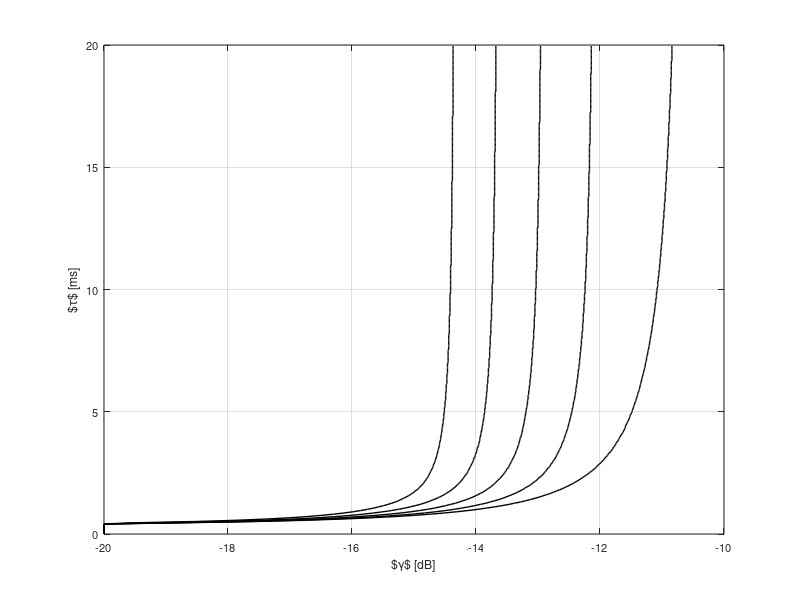

Write MATLAB code to recreate this figure. (Note: this script raises an error after producing the figure.)
%                                
%        Description: This m-file we analyze two issues:
%                     1) We consider that positive values of control power, 
%                     hence depict the variations of the outage
%                     probability w.r.t to the estimation time and SNR
%                     2) We consider that application of maximum transmit power, 
%                     hence depict the variations of the outage
%                     probability w.r.t to the estimation time and SNR   
%        Clearly the regulated power is distributed according non central
%        chi-2 distribution. However to simplify the analysis we
%        approximate the non central distribution against the Gamma
%        distribution.
%        
%        The simulation is performed to show the following:
%        1) Analyse the optimum Controlled Power vs Outage Probability
%
%        Created on: 04.08.15
%        Revision History: 04.08.15 --> File generated   
%  
%%%%%%%%%%%%%%%%%%%%%%%%%%%%%%%%%%%%%%%%%%%%%%%%%%%%%%%%%%%%%%%%%%%%%%%%%%%

clear all;
close all;

%% Analysis 1 -- Variation of P_out vs SNR for different P_reg and certain N_th
if 0

    %%%%%%%%%%%%%%%%%%%%%%%%%%%%%%%%%%%%%%%%%%%%%%%%%%%%%%%%%%%%%%%%%%%%%%%%%%%
    %   Parameters
    %%%%%%%%%%%%%%%%%%%%%%%%%%%%%%%%%%%%%%%%%%%%%%%%%%%%%%%%%%%%%%%%%%%%%%%%%%%
    P_tran = -00;                                     % Power transmitted by PR, the SNR received at ST can be 
                                                      % varried using this parameter
    noise_power = -100;                               % noise power -100 dBm
    I_T = -110;                                       % Interference temperature -80 dBm
    f_s = 1e6;                                        % 1 MHz one band
    K = 0.1 * f_s;                                    % K = Total number of samples in a frame = T * f_s, T = 100 ms WRAN standard
    alpha_true_p = [180:-0.05:90];                     % True Path loss between ST and PR  to achieve P_p = IT  
    alpha_true_s = 080;                               % True Path loss between ST and SR  to achieve P_p = IT  

    snr = 10^(P_tran/10) * 10.^(-alpha_true_p/10)...  % snr received at the PR
        / 10^(noise_power/10);

    P_reg_max = [1];                           % Maximum Controlled Power at the ST

    N_th = [1000 5000 10000];                          % N = Total of samples used for estimation = tau * f_s 
    epsilon_I1 = zeros(length(N_th), length(snr), 1);     % Outage Probability constraint at PR
    epsilon_I2 = zeros(length(N_th), length(snr), length(P_reg_max));     % Outage Probability constraint at PR operating at max Tx power
    epsilon_I3 = zeros(length(N_th), length(snr), length(P_reg_max));     % Outage Probability constraint at PR operating at max Tx power
    

    %% Issue 1
     if 1
         for i=1:length(N_th)
             for j=1:length(snr)
                       %disp(strcat('N = ',num2str(N_th(k))));             
    
                       %% Determining the performance meterics --> Exp_R
                       %% Expected values           

                       %% Gamma Approximation to the non-central chi-squared distribution
                       mean = 10^(noise_power/10) * (1 + snr(j));       
                       var = (10^(noise_power/10))^2/N_th(i) * ( 2 + 4 * snr(j)); 

                       b = var/mean;
                       a = mean/b;

                       %% Determine the outage probability
                       epsilon_I1(i, j, 1) = 1 - gammainc((10^(noise_power/10)/b), a);

                 end 
         end
     end


    %% Issue 2
     if 1
         for i=1:length(N_th)
             disp(strcat('N = ',num2str(N_th(i))));             
             for j=1:length(snr)
                 for k=1:length(P_reg_max)       

                       %% Determining the performance meterics --> Exp_R
                       %% Expected values           

                       %% Gamma Approximation to the non-central chi-squared distribution
                       mean = 10^(noise_power/10) * (1 + snr(j));       
                       var = (10^(noise_power/10))^2/N_th(i) * ( 2 + 4 * snr(j)); 

                       b = var/mean;
                       a = mean/b;


                       %% Determine the outage probability Operating Maximum Transmit Power 
                       epsilon_I2(i, j, k) = 1 - gammainc((10^(I_T/10) * 10^(P_tran/10)...
                           /10^(P_reg_max(k)/10) + 10^(noise_power/10))/b, a);

                       if 0  %% No Success
                           %% Determine the outage probability with regulated Transmit Power and Maxmim Transmit Power Constraint

                           P_reg = min(10^(P_reg_max(k)/10), 10^(I_T/10) * 10^(P_tran/10) ./...
                                (b .* gammaincinv((1 - epsilon_I2(j,k)),a) - 10^(noise_power/10))); 

                            epsilon_I3(i, j, k) = 1 - gammainc((10^(I_T/10) * 10^(P_tran/10)...
                                /P_reg + 10^(noise_power/10))/b, a);
                       end
                 end 
             end
         end
     end
    SNR = 10*log10(snr);
    Fontsize = 9;
    figure(1);
    h1 = plot(SNR, reshape(epsilon_I1(1,:,1), 1, length(SNR)), 'k', 'LineWidth', 1);
    %hold on,
    %plot(SNR, reshape(epsilon_I1(2,:,1), 1, length(SNR)), 'k', 'LineWidth', 1);
    hold on, 
    h2 = plot(SNR, reshape(epsilon_I1(3,:,1), 1, length(SNR)), 'k--', 'LineWidth', 1);
    
    %hold on, 
    %plot(SNR, reshape(epsilon_I2(1,:,1), 1, length(SNR)), 'k--', 'LineWidth', 1);
    %hold on,
    %plot(SNR, reshape(epsilon_I2(2,:,1), 1, length(SNR)), 'k--', 'LineWidth', 1);
    %hold on, 
    %plot(SNR, reshape(epsilon_I2(3,:,1), 1, length(SNR)), 'k--', 'LineWidth', 1);   
    hold on, 
    plot(SNR, reshape(epsilon_I2(1,:,2), 1, length(SNR)), 'k-', 'LineWidth', 1);
    %hold on,
    %plot(SNR, reshape(epsilon_I2(2,:,2), 1, length(SNR)), 'k--', 'LineWidth', 1);
    hold on, 
    plot(SNR, reshape(epsilon_I2(3,:,2), 1, length(SNR)), 'k--', 'LineWidth', 1);    
    hold on, 
    plot(SNR, reshape(epsilon_I2(1,:,3), 1, length(SNR)), 'k-', 'LineWidth', 1);
    %hold on,
    %plot(SNR, reshape(epsilon_I2(2,:,3), 1, length(SNR)), 'k--', 'LineWidth', 1);
    hold on, 
    plot(SNR, reshape(epsilon_I2(3,:,3), 1, length(SNR)), 'k--', 'LineWidth', 1);    
    axis([-30 -6 0 1]);
    grid on;
    ylabel('$\opc$','FontSize',Fontsize);
    xlabel('$\gamma$ [dB]','FontSize',Fontsize);
    hl = legend([h1 h2], '$\tau = 1$ ms', '$\tau = 10$ ms');
    %set(hl, 'position',[0.725 0.12 0.15 0.31]);
    set(hl, 'position',[0.15 0.71 0.27 0.2]);
    set(gca,'FontSize',Fontsize);
    laprint(1, '../figures/fig_opc_vs_SNR_diff_N_diff_maxContPow_th', 'options', 'factory', 'width', 8, 'scalefonts',...
       'on', 'factor',0.5, 'keepfontprops', 'on'); 
    
end


%% Analysis 2 -- Variation of SNR vs N_th for different P_reg and certain P_out
if 1

    %%%%%%%%%%%%%%%%%%%%%%%%%%%%%%%%%%%%%%%%%%%%%%%%%%%%%%%%%%%%%%%%%%%%%%%%%%%
    %   Parameters
    %%%%%%%%%%%%%%%%%%%%%%%%%%%%%%%%%%%%%%%%%%%%%%%%%%%%%%%%%%%%%%%%%%%%%%%%%%%
    P_tran = -00;                                     % Power transmitted by PR, the SNR received at ST can be 
                                                      % varried using this parameter
    noise_power = -100;                               % noise power -100 dBm
    I_T = -110;                                       % Interference temperature -80 dBm
    f_s = 1e6;                                        % 1 MHz one band
    K = 0.1 * f_s;                                    % K = Total number of samples in a frame = T * f_s, T = 100 ms WRAN standard
    alpha_true_p = [120:-0.01:90];                    % True Path loss between ST and PR  to achieve P_p = IT  
    alpha_true_s = 080;                               % True Path loss between ST and SR  to achieve P_p = IT  

    snr = 10^(P_tran/10) * 10.^(-alpha_true_p/10)...  % snr received at the PR
        / 10^(noise_power/10);

    P_reg_max = [01];                                  % Maximum Controlled Power at the ST
    epsilon = [0.01 0.1];                              
    m_p = [0.5 1 2 5 100];                                 % Number of realizations of channel for the link ST-PR

    %N_th = [1:2:200,200:40:2000,10000];                % N = Total of samples used for estimation = tau * f_s         
    N_th = [10:50:20000];                             % N = Total of samples used for estimation = tau * f_s 
    SNR_I1 = zeros(1, length(epsilon),...
        length(N_th));                                % Outage Probability constraint at PR
    SNR_I2 = zeros(length(P_reg_max), length(epsilon),....
        length(N_th));                                % Outage Probability constraint at PR
    
    SNR_I3 = zeros(length(P_reg_max), length(epsilon),....
        length(N_th));                                % With Regulated Power and transmit power constraint  
    
    th = 00;
    
    if th
        %% Issue 1 Ideal model
         if 0
             for j=1:length(m)
                 disp(strcat('epsilon = ',num2str(epsilon(j))));   
                 for k=1:length(N_th)       

                       %% Determining the performance meterics --> Exp_R
                       %% Expected values           

                       %% Gamma Approximation to the non-central chi-squared distribution
                       mean = 10^(noise_power/10) * (1 + snr);       
                       var = (10^(noise_power/10))^2/N_th(k) * ( 2 + 4 * snr); 

                       b = var./mean;
                       a = mean./b;

                     %% Determine the SNR that achieves the outage probability at the maximum Transmit Power
                       temp = 1 - gammainc((10^(noise_power/10)./b), a);
                       [value index] = min(abs(temp - epsilon));
                       SNR_I1(1, j,k) = 10 * log10(snr(index));                   

                 end 
             end
         end


        %% Issue 2 Estimation model
         if 1    
             for i=1:length(epsilon)
                 disp(strcat('epsilon = ',num2str(epsilon(i))));   
                 for j=1:length(m_p)
                    disp(strcat('m_p = ',num2str(m_p(j))));   
                    for k=1:length(N_th)                 
                        disp(strcat('N_th = ',num2str(N_th(k))));  
                        parfor l=1:length(snr)
                           warning off;     
                           func_prcvd = @(t) gammainc((10^(I_T/10) * 10^(P_tran/10)/P_reg_max...
                            + 10^(noise_power/10))./(10^(noise_power/10)/N_th(k)...
                            * (2 + 4 * t * snr(l))./(1 + t * snr(l))),...
                            N_th(k) * (1 + t * snr(l)).^2./(2 + 4 * t * snr(l)), 'upper')*...
                            1/gamma(m_p(j)) .* t.^(m_p(j) - 1) * m_p(j)^(m_p(j)) .* exp(-m_p(j) * t);

                            %% Determine the SNR that achieves the outage probability
                            temp1(l) = integral(func_prcvd, 0, 100);
                        end                          
                           
                        [value index1] = min(abs(temp1 - epsilon(i) * ones(1, length(snr))));
                        SNR_I2(i,j,k) = 10 * log10(snr(index1));
                        disp(strcat('SNR_I2 = ',num2str(SNR_I2(i,j,k))));  
                        disp(strcat('epsilon = ',num2str(value))); 
                    end
                 end             
             end
             save('results_N_vs_SNR_diff_pout_diff_m_th'); 
         end
         quit;
     end
     load('results_N_vs_SNR_diff_pout_diff_m_th');
     Fontsize = 8;
     figure(1);
     %h1 = plot(reshape(SNR_I1(1,1,:),1, length(N_th)), N_th * 1e-3,  'c', 'LineWidth', 2); 
     %hold on,
     if 0
         h2 = plot(reshape(SNR_I2(1,1,:),1, length(N_th)), N_th * 1e-3,  'k-', 'LineWidth', 1); 
         hold on, 
         plot(reshape(SNR_I2(1,2,:),1, length(N_th)), N_th * 1e-3,  'k-', 'LineWidth', 1); 
         hold on, 
         plot(reshape(SNR_I2(1,3,:),1, length(N_th)), N_th * 1e-3,  'k-', 'LineWidth', 1); 
         hold on, 
         plot(reshape(SNR_I2(1,4,:),1, length(N_th)), N_th * 1e-3,  'k-', 'LineWidth', 1); 
         hold on, 
         plot(reshape(SNR_I2(1,5,:),1, length(N_th)), N_th * 1e-3,  'k-', 'LineWidth', 1); 
     end
     
     h3 = plot(reshape(SNR_I2(2,1,:),1, length(N_th)), N_th * 1e-3,  'k-', 'LineWidth', 1); 
     hold on, 
     plot(reshape(SNR_I2(2,2,:),1, length(N_th)), N_th * 1e-3,  'k-', 'LineWidth', 1); 
     hold on, 
     plot(reshape(SNR_I2(2,3,:),1, length(N_th)), N_th * 1e-3,  'k-', 'LineWidth', 1); 
     hold on, 
     plot(reshape(SNR_I2(2,4,:),1, length(N_th)), N_th * 1e-3,  'k-', 'LineWidth', 1); 
     hold on, 
     plot(reshape(SNR_I2(2,5,:),1, length(N_th)), N_th * 1e-3,  'k-', 'LineWidth', 1); 
     
     axis([-20 -10 0 20]);
     grid on;
     ylabel('$\tau$ [ms]','FontSize',Fontsize);
     xlabel('$\gamma$ [dB]','FontSize',Fontsize);
     %hl = legend([h2 h3], '$\opc = 0.01$', '$\opc = 0.1$');
     %set(hl, 'position',[0.725 0.12 0.15 0.31]);
     %set(hl, 'position',[0.14 0.76 0.30 0.15]);
     set(gca,'FontSize',Fontsize);
     laprint(1, '../figures/fig_N_vs_SNR_diff_pout_diff_maxContPow_fading_th', 'options', 'factory', 'width', 8, 'scalefonts',...
        'on', 'factor',0.5, 'keepfontprops', 'on'); 
end


%% Analysis 3 -- Variation of P_reg along the SNR for a fixed N_th
if 0

    %%%%%%%%%%%%%%%%%%%%%%%%%%%%%%%%%%%%%%%%%%%%%%%%%%%%%%%%%%%%%%%%%%%%%%%%%%%
    %   Parameters
    %%%%%%%%%%%%%%%%%%%%%%%%%%%%%%%%%%%%%%%%%%%%%%%%%%%%%%%%%%%%%%%%%%%%%%%%%%%
    P_tran = -00;                                     % Power transmitted by PR, the SNR received at ST can be 
                                                      % varried using this parameter
    noise_power = -100;                               % noise power -100 dBm
    I_T = -110;                                       % Interference temperature -80 dBm
    f_s = 1e6;                                        % 1 MHz one band
    K = 0.1 * f_s;                                    % K = Total number of samples in a frame = T * f_s, T = 100 ms WRAN standard
    alpha_true_p = [120:-0.01:90];                    % True Path loss between ST and PR  to achieve P_p = IT  
    alpha_true_s = 080;                               % True Path loss between ST and SR  to achieve P_p = IT  

    snr = 10^(P_tran/10) * 10.^(-alpha_true_p/10)...  % snr received at the PR
        / 10^(noise_power/10);

    P_reg_max = [-10 00 20];                         % Maximum Controlled Power at the ST

    epsilon = [0.01 0.1 0.2];                              

    P_reg = zeros(1, length(snr));    
    N_th = 10000;                              % N = Total of samples used for estimation = tau * f_s 
    P_reg_max = 10^(-00/10);                       % Maximum Trasmit Power Constraint
  
    
     if 1
             for j=1:length(epsilon)
                 disp(strcat('epsilon = ',num2str(epsilon(j))));   
                 for k=1:length(snr)       

                       %% Determining the performance meterics --> Exp_R
                       %% Expected values           

                       %% Gamma Approximation to the non-central chi-squared distribution
                       mean = 10^(noise_power/10) * (1 + snr(k));       
                       var = (10^(noise_power/10))^2/N_th * ( 2 + 4 * snr(k)); 

                       b = var/mean;
                       a = mean/b;

                       %% Determine the SNR that achieves the outage probability
                       P_reg(j,k) = min(P_reg_max, 10^(I_T/10) * 10^(P_tran/10) /...
                            (b * gammaincinv((1 - epsilon(j)),a) - 10^(noise_power/10)));
            
                 end 
             end
             SNR = 10*log10(snr);
             figure(1);
             plot(SNR, 10 * log10(P_reg(1,:)), 'k-', 'LineWidth', 1);
             hold on,
             plot(SNR, 10 * log10(P_reg(2,:)), 'k--', 'LineWidth', 1);
             hold on,
             plot(SNR, 10 * log10(P_reg(3,:)), 'k-.', 'LineWidth', 1); 
             axis([-20  10 -25 1]);
     end     
end
